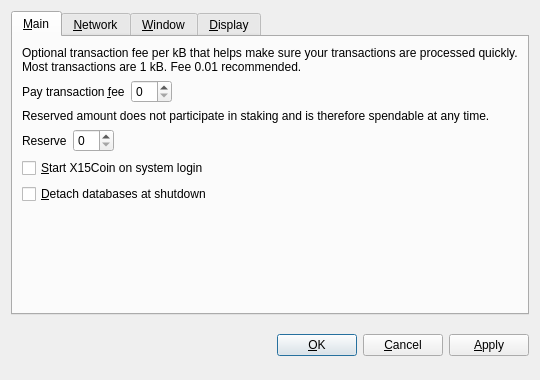
<?xml version="1.0" encoding="UTF-8"?>
<ui version="4.0">
 <class>OptionsDialog</class>
 <widget class="QDialog" name="OptionsDialog">
  <property name="geometry">
   <rect>
    <x>0</x>
    <y>0</y>
    <width>540</width>
    <height>380</height>
   </rect>
  </property>
  <property name="windowTitle">
   <string>Options</string>
  </property>
  <property name="modal">
   <bool>true</bool>
  </property>
  <layout class="QVBoxLayout" name="verticalLayout">
   <item>
    <widget class="QTabWidget" name="tabWidget">
     <property name="tabPosition">
      <enum>QTabWidget::North</enum>
     </property>
     <property name="currentIndex">
      <number>0</number>
     </property>
     <widget class="QWidget" name="tabMain">
      <attribute name="title">
       <string>&amp;Main</string>
      </attribute>
      <layout class="QVBoxLayout" name="verticalLayout_Main">
       <item>
        <widget class="QLabel" name="transactionFeeInfoLabel">
         <property name="text">
          <string>Optional transaction fee per kB that helps make sure your transactions are processed quickly. Most transactions are 1 kB. Fee 0.01 recommended.</string>
         </property>
         <property name="textFormat">
          <enum>Qt::PlainText</enum>
         </property>
         <property name="wordWrap">
          <bool>true</bool>
         </property>
        </widget>
       </item>
       <item>
        <layout class="QHBoxLayout" name="horizontalLayoutFee">
         <item>
          <widget class="QLabel" name="transactionFeeLabel">
           <property name="text">
            <string>Pay transaction &amp;fee</string>
           </property>
           <property name="textFormat">
            <enum>Qt::PlainText</enum>
           </property>
           <property name="buddy">
            <cstring>transactionFee</cstring>
           </property>
          </widget>
         </item>
         <item>
          <widget class="BitcoinAmountField" name="transactionFee"/>
         </item>
         <item>
          <spacer name="horizontalSpacerFee">
           <property name="orientation">
            <enum>Qt::Horizontal</enum>
           </property>
           <property name="sizeHint" stdset="0">
            <size>
             <width>40</width>
             <height>20</height>
            </size>
           </property>
          </spacer>
         </item>
        </layout>
       </item>
       <item>
        <widget class="QLabel" name="reserveBalanceInfoLabel">
         <property name="text">
          <string>Reserved amount does not participate in staking and is therefore spendable at any time.</string>
         </property>
         <property name="textFormat">
          <enum>Qt::PlainText</enum>
         </property>
         <property name="wordWrap">
          <bool>true</bool>
         </property>
        </widget>
       </item>
       <item>
        <layout class="QHBoxLayout" name="horizontalLayoutReserveBalance">
         <item>
          <widget class="QLabel" name="reserveBalanceLabel">
           <property name="text">
            <string>Reserve</string>
           </property>
           <property name="textFormat">
            <enum>Qt::PlainText</enum>
           </property>
           <property name="buddy">
            <cstring>reserveBalance</cstring>
           </property>
          </widget>
         </item>
         <item>
          <widget class="BitcoinAmountField" name="reserveBalance"/>
         </item>
         <item>
          <spacer name="horizontalSpacerReserveBalance">
           <property name="orientation">
            <enum>Qt::Horizontal</enum>
           </property>
           <property name="sizeHint" stdset="0">
            <size>
             <width>40</width>
             <height>20</height>
            </size>
           </property>
          </spacer>
         </item>
        </layout>
       </item>
       <item>
        <widget class="QCheckBox" name="bitcoinAtStartup">
         <property name="toolTip">
          <string>Automatically start X15Coin after logging in to the system.</string>
         </property>
         <property name="text">
          <string>&amp;Start X15Coin on system login</string>
         </property>
        </widget>
       </item>
       <item>
        <widget class="QCheckBox" name="detachDatabases">
         <property name="toolTip">
          <string>Detach block and address databases at shutdown. This means they can be moved to another data directory, but it slows down shutdown. The wallet is always detached.</string>
         </property>
         <property name="text">
          <string>&amp;Detach databases at shutdown</string>
         </property>
        </widget>
       </item>
       <item>
        <spacer name="verticalSpacer_Main">
         <property name="orientation">
          <enum>Qt::Vertical</enum>
         </property>
         <property name="sizeHint" stdset="0">
          <size>
           <width>20</width>
           <height>40</height>
          </size>
         </property>
        </spacer>
       </item>
      </layout>
     </widget>
     <widget class="QWidget" name="tabNetwork">
      <attribute name="title">
       <string>&amp;Network</string>
      </attribute>
      <layout class="QVBoxLayout" name="verticalLayout_Network">
       <item>
        <widget class="QCheckBox" name="mapPortUpnp">
         <property name="toolTip">
          <string>Automatically open the X15Coin client port on the router. This only works when your router supports UPnP and it is enabled.</string>
         </property>
         <property name="text">
          <string>Map port using &amp;UPnP</string>
         </property>
        </widget>
       </item>
       <item>
        <widget class="QCheckBox" name="connectSocks">
         <property name="toolTip">
          <string>Connect to the X15Coin network through a SOCKS proxy (e.g. when connecting through Tor).</string>
         </property>
         <property name="text">
          <string>&amp;Connect through SOCKS proxy:</string>
         </property>
        </widget>
       </item>
       <item>
        <layout class="QHBoxLayout" name="horizontalLayout_Network">
         <item>
          <widget class="QLabel" name="proxyIpLabel">
           <property name="text">
            <string>Proxy &amp;IP:</string>
           </property>
           <property name="textFormat">
            <enum>Qt::PlainText</enum>
           </property>
           <property name="buddy">
            <cstring>proxyIp</cstring>
           </property>
          </widget>
         </item>
         <item>
          <widget class="QValidatedLineEdit" name="proxyIp">
           <property name="maximumSize">
            <size>
             <width>140</width>
             <height>16777215</height>
            </size>
           </property>
           <property name="toolTip">
            <string>IP address of the proxy (e.g. 127.0.0.1)</string>
           </property>
          </widget>
         </item>
         <item>
          <widget class="QLabel" name="proxyPortLabel">
           <property name="text">
            <string>&amp;Port:</string>
           </property>
           <property name="textFormat">
            <enum>Qt::PlainText</enum>
           </property>
           <property name="buddy">
            <cstring>proxyPort</cstring>
           </property>
          </widget>
         </item>
         <item>
          <widget class="QLineEdit" name="proxyPort">
           <property name="maximumSize">
            <size>
             <width>55</width>
             <height>16777215</height>
            </size>
           </property>
           <property name="toolTip">
            <string>Port of the proxy (e.g. 9050)</string>
           </property>
          </widget>
         </item>
         <item>
          <widget class="QLabel" name="socksVersionLabel">
           <property name="text">
            <string>SOCKS &amp;Version:</string>
           </property>
           <property name="textFormat">
            <enum>Qt::PlainText</enum>
           </property>
           <property name="buddy">
            <cstring>socksVersion</cstring>
           </property>
          </widget>
         </item>
         <item>
          <widget class="QValueComboBox" name="socksVersion">
           <property name="toolTip">
            <string>SOCKS version of the proxy (e.g. 5)</string>
           </property>
          </widget>
         </item>
         <item>
          <spacer name="horizontalSpacer_Network">
           <property name="orientation">
            <enum>Qt::Horizontal</enum>
           </property>
           <property name="sizeHint" stdset="0">
            <size>
             <width>40</width>
             <height>20</height>
            </size>
           </property>
          </spacer>
         </item>
        </layout>
       </item>
       <item>
        <spacer name="verticalSpacer_Network">
         <property name="orientation">
          <enum>Qt::Vertical</enum>
         </property>
         <property name="sizeHint" stdset="0">
          <size>
           <width>20</width>
           <height>40</height>
          </size>
         </property>
        </spacer>
       </item>
      </layout>
     </widget>
     <widget class="QWidget" name="tabWindow">
      <attribute name="title">
       <string>&amp;Window</string>
      </attribute>
      <layout class="QVBoxLayout" name="verticalLayout_Window">
       <item>
        <widget class="QCheckBox" name="minimizeToTray">
         <property name="toolTip">
          <string>Show only a tray icon after minimizing the window.</string>
         </property>
         <property name="text">
          <string>&amp;Minimize to the tray instead of the taskbar</string>
         </property>
        </widget>
       </item>
       <item>
        <widget class="QCheckBox" name="minimizeOnClose">
         <property name="toolTip">
          <string>Minimize instead of exit the application when the window is closed. When this option is enabled, the application will be closed only after selecting Quit in the menu.</string>
         </property>
         <property name="text">
          <string>M&amp;inimize on close</string>
         </property>
        </widget>
       </item>
       <item>
        <spacer name="verticalSpacer_Window">
         <property name="orientation">
          <enum>Qt::Vertical</enum>
         </property>
         <property name="sizeHint" stdset="0">
          <size>
           <width>20</width>
           <height>40</height>
          </size>
         </property>
        </spacer>
       </item>
      </layout>
     </widget>
     <widget class="QWidget" name="tabDisplay">
      <attribute name="title">
       <string>&amp;Display</string>
      </attribute>
      <layout class="QVBoxLayout" name="verticalLayout_Display">
       <item>
        <layout class="QHBoxLayout" name="horizontalLayout_1_Display">
         <item>
          <widget class="QLabel" name="langLabel">
           <property name="text">
            <string>User Interface &amp;language:</string>
           </property>
           <property name="textFormat">
            <enum>Qt::PlainText</enum>
           </property>
           <property name="buddy">
            <cstring>lang</cstring>
           </property>
          </widget>
         </item>
         <item>
          <widget class="QValueComboBox" name="lang">
           <property name="toolTip">
            <string>The user interface language can be set here. This setting will take effect after restarting X15Coin.</string>
           </property>
          </widget>
         </item>
        </layout>
       </item>
       <item>
        <layout class="QHBoxLayout" name="horizontalLayout_2_Display">
         <item>
          <widget class="QLabel" name="unitLabel">
           <property name="text">
            <string>&amp;Unit to show amounts in:</string>
           </property>
           <property name="textFormat">
            <enum>Qt::PlainText</enum>
           </property>
           <property name="buddy">
            <cstring>unit</cstring>
           </property>
          </widget>
         </item>
         <item>
          <widget class="QValueComboBox" name="unit">
           <property name="toolTip">
            <string>Choose the default subdivision unit to show in the interface and when sending coins.</string>
           </property>
          </widget>
         </item>
        </layout>
       </item>
       <item>
        <widget class="QCheckBox" name="displayAddresses">
         <property name="toolTip">
          <string>Whether to show X15Coin addresses in the transaction list or not.</string>
         </property>
         <property name="text">
          <string>&amp;Display addresses in transaction list</string>
         </property>
        </widget>
       </item>
       <item>
        <widget class="QCheckBox" name="coinControlFeatures">
         <property name="toolTip">
          <string>Whether to show coin control features or not.</string>
         </property>
         <property name="text">
          <string>Display coin &amp;control features (experts only!)</string>
         </property>
        </widget>
       </item>
       <item>
        <spacer name="verticalSpacer_Display">
         <property name="orientation">
          <enum>Qt::Vertical</enum>
         </property>
         <property name="sizeHint" stdset="0">
          <size>
           <width>20</width>
           <height>40</height>
          </size>
         </property>
        </spacer>
       </item>
      </layout>
     </widget>
    </widget>
   </item>
   <item>
    <layout class="QHBoxLayout" name="horizontalLayout_Buttons">
     <item>
      <spacer name="horizontalSpacer_1">
       <property name="orientation">
        <enum>Qt::Horizontal</enum>
       </property>
       <property name="sizeHint" stdset="0">
        <size>
         <width>40</width>
         <height>48</height>
        </size>
       </property>
      </spacer>
     </item>
     <item>
      <widget class="QLabel" name="statusLabel">
       <property name="font">
        <font>
         <weight>75</weight>
         <bold>true</bold>
        </font>
       </property>
       <property name="text">
        <string/>
       </property>
       <property name="textFormat">
        <enum>Qt::PlainText</enum>
       </property>
       <property name="wordWrap">
        <bool>true</bool>
       </property>
      </widget>
     </item>
     <item>
      <spacer name="horizontalSpacer_2">
       <property name="orientation">
        <enum>Qt::Horizontal</enum>
       </property>
       <property name="sizeHint" stdset="0">
        <size>
         <width>40</width>
         <height>48</height>
        </size>
       </property>
      </spacer>
     </item>
     <item>
      <widget class="QPushButton" name="okButton">
       <property name="text">
        <string>&amp;OK</string>
       </property>
      </widget>
     </item>
     <item>
      <widget class="QPushButton" name="cancelButton">
       <property name="text">
        <string>&amp;Cancel</string>
       </property>
       <property name="autoDefault">
        <bool>false</bool>
       </property>
      </widget>
     </item>
     <item>
      <widget class="QPushButton" name="applyButton">
       <property name="text">
        <string>&amp;Apply</string>
       </property>
       <property name="autoDefault">
        <bool>false</bool>
       </property>
      </widget>
     </item>
    </layout>
   </item>
  </layout>
 </widget>
 <customwidgets>
  <customwidget>
   <class>BitcoinAmountField</class>
   <extends>QSpinBox</extends>
   <header>bitcoinamountfield.h</header>
  </customwidget>
  <customwidget>
   <class>QValueComboBox</class>
   <extends>QComboBox</extends>
   <header>qvaluecombobox.h</header>
  </customwidget>
  <customwidget>
   <class>QValidatedLineEdit</class>
   <extends>QLineEdit</extends>
   <header>qvalidatedlineedit.h</header>
  </customwidget>
 </customwidgets>
 <resources/>
 <connections/>
</ui>
